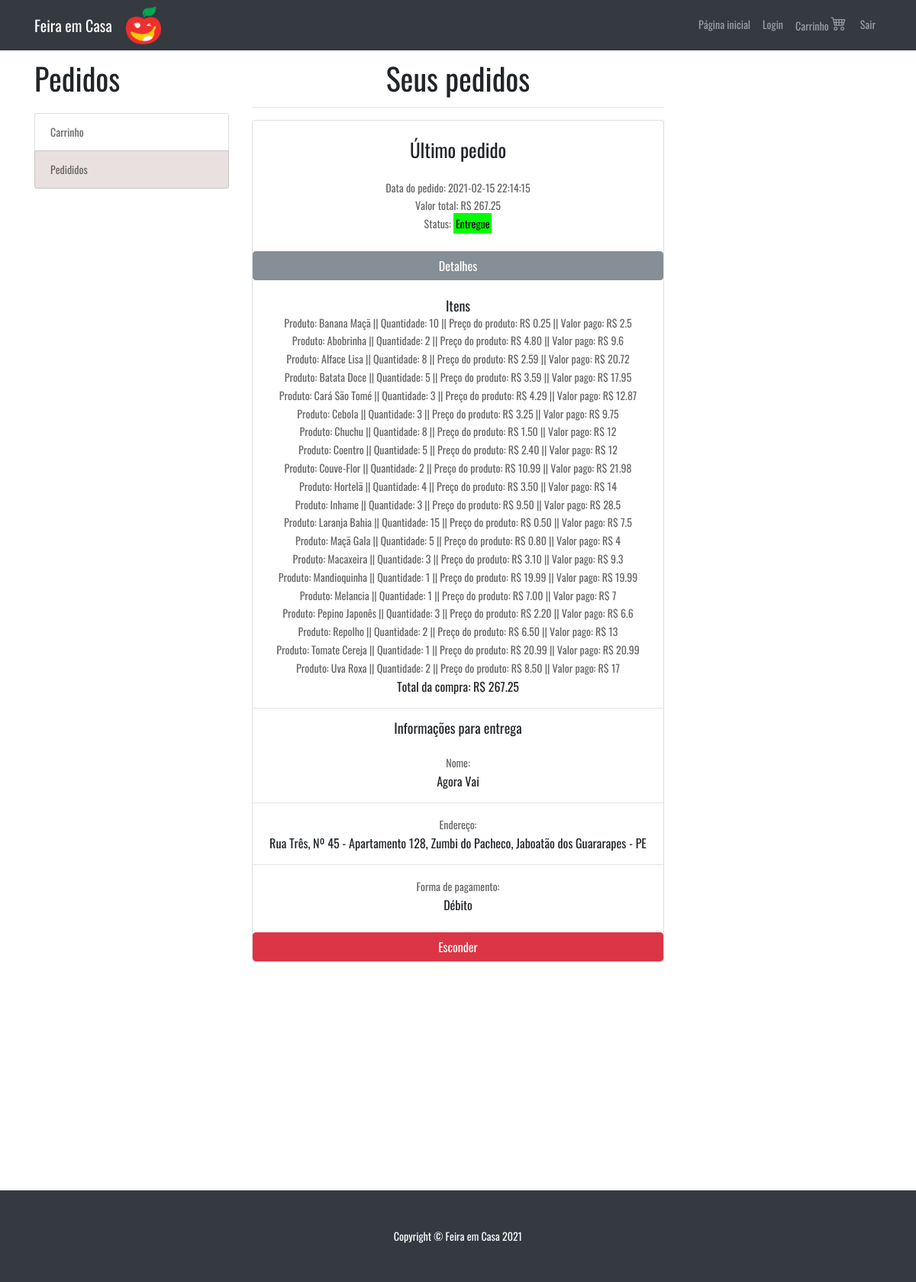
Screenshot of /pedidos.php?exibir=ok (signed in) with the database file from the repository.
### tables this page shows
CREATE TABLE `dados` (
  `ce_da_id` int(11) NOT NULL,
  `da_nome` varchar(500) NOT NULL,
  `da_email` varchar(500) NOT NULL,
  `da_rua` varchar(500) NOT NULL,
  `da_bairro` varchar(500) NOT NULL,
  `da_cidade` varchar(500) NOT NULL,
  `da_uf` varchar(2) NOT NULL,
  `da_casa` int(100) NOT NULL,
  `da_complemento` varchar(500) NOT NULL,
  `da_pagamento` varchar(100) NOT NULL,
  `da_data` datetime NOT NULL
);

### pedidos.php (the view, shortened to what this page needs)
<?php
require "nav.php";
require "conexao.php";
$us_id = $_SESSION['idusuario'];
$query_ = "SELECT * FROM carrinho WHERE ce_ca_id = '$us_id'";
$resultado = $conect->query($query_);
  $mendata = 0;
  if($resultado->num_rows > 0){
    while($row = $resultado->fetch_assoc()){
      $tempdata = $row['ca_data'];
      if($tempdata > $mendata){
        $mendata = $tempdata;
      }
    }
  }
$query_ = "SELECT * FROM carrinho WHERE ce_ca_id = '$us_id' AND ca_data = '$mendata'";
$resultado = $conect->query($query_);
$pedidos = array();
$total = 0;
if ($resultado->num_rows > 0) {
  while ($row = $resultado->fetch_assoc()) {
    $pedidos[] = "Produto: ".$row['ca_produto'] . " || Quantidade: " . $row['ca_quantidade'] . " || Preço do produto: R$ " . $row['ca_valor'] . " || Valor pago: R$ " . $row['ca_valor_pg'];
    $total = $row['ca_valor_pg'] + $total;
  }
} else {
  echo ( "<script>
        window.alert ('Você ainda não possui nenhum pedido!')
        window.location.href = 'index.php';
    </script> " );
}
?>
<!DOCTYPE html>
<html lang="pt-BR">
<head>
</head>
<body>
  <div class="container">
  <nav class="navbar navbar-expand-lg navbar-dark bg-dark fixed-top">
        <div class="container">
          <a class="navbar-brand" href="index.php">Feira em Casa</a>
          <a href="index.php"><img src="imagens/logo-75.png" alt="Logo" width="50"></a>
          <div class="collapse navbar-collapse" id="navbarResponsive">
            <ul class="navbar-nav ml-auto">
              <li class="nav-item">
                <a class="nav-link" href="index.php">Página inicial
                </a>
              </li>
              <li class="nav-item">
                <a class="nav-link" href="login.php">Login
                </a>
              </li>
              <li class="nav-item">
                <a class="nav-link" href="carrinho.php">Carrinho
                </a>
              </li>
              <li class="nav-item">
                <a class="nav-link" href="logoff.php">Sair
                </a>
              </li>
            </ul>
          </div>
        </div>
    </nav>
    <div class="row">
      <div class="col-lg-3">
          <h1 class="my-4">Pedidos</h1>
          <div class="list-group">
              <a href="carrinho.php" class="list-group-item">Carrinho</a>
              <a href="pedidos.php" class="list-group-item" style="background-color: #E8E1DF;">Pedididos</a>
          </div>
      </div>
      <div class="col-lg-9">
        <div class="row">
          <div style="text-align:center" class=" center col-md-8 mb-6">
            <br>
            <h1>Seus pedidos</h1>
            <hr>
            <div class="card">
              <br>
              <h2 style="font-size: 25px;">Último pedido</h2>
              <br>
              <?php
              $us_id = $_SESSION['idusuario'];
              $query_ = "SELECT * FROM dados WHERE ce_da_id = '$us_id'";
              $resultado = $conect->query($query_);
                $mdata = 0;
              if($resultado->num_rows > 0){
                while($row = $resultado->fetch_assoc()){
                  $tdata = $row['da_data'];
                  if($tdata > $mdata){
                    $mdata = $tdata;
                  }
                }
              }
              $query_ = "SELECT * FROM dados WHERE da_data = '$mdata'";
              $resultado = $conect->query($query_);
              if($resultado->num_rows > 0){
                while($row = $resultado->fetch_assoc()){
                echo '<p>Data do pedido: '.$row['da_data'].'<br> Valor total: R$ '.$total.'</P>';
                $nome = $row['da_nome'];
                $rua = $row['da_rua'];
                $bairro = $row['da_bairro'];
                $casa = $row['da_casa'];
                $complemento = $row['da_complemento'];
                $cidade = $row['da_cidade'];
                $uf = $row['da_uf'];
                $fpg = $row['da_pagamento'];
                }
              }
              ?>
              <p>Status: <mark style="background-color: #00FF00;">Entregue</mark></p>
              <br>
              <a href="exibir.php" class="btn btn-secondary">Detalhes</a>
              <?php
                if (isset($_GET['exibir']) && $_GET['exibir'] == 'ok') { ?>
                <br>
                <h3 style="font-size: 18px;">Itens</h3>
                <?php
                  for ($i = 0, $size = count($pedidos); $i < $size; ++$i){
                  echo ('<p>'.$pedidos[$i].'</p>');
                  }
                  echo ("Total da compra: R$ $total");
              ?>
              <hr>
              <h3 style="font-size: 18px;">Informações para entrega</h3>
                  <br>
              <?php
                echo "<p>Nome: </p>$nome";
                ?>
                <hr>
                <?php
                echo "<p>Endereço: </p>$rua, Nº $casa - $complemento, $bairro, $cidade - $uf";
                ?>
                <hr>
                <?php
                echo "<p>Forma de pagamento: </p>$fpg";
                ?>
                <br>
                <br>
                <a href="esconder.php" class="btn btn-danger">Esconder</a>
              <?php
                 }
              ?>
            </div>
          </div>
        </div>
      </div>
    </div>
  </div>
  <br>
    <footer class="py-5 bg-dark" style="margin-top: 275px;">
    <div class="container">
      <p class="m-0 text-center text-white">Copyright &copy; Feira em Casa 2021</p>
    </div>
  </footer>
</body>
</html>

### css/shop-homepage.css (style rules this page uses)
body { padding-top: 56px; }

### css/main.css (style rules this page uses)
* { margin: 0px; padding: 0px; box-sizing: border-box; }
body, html { height: 100%; font-family: Oswald-Regular, sans-serif; }
a { font-family: Oswald-Regular; font-size: 14px; line-height: 1.7; color: #666666; margin: 0px; transition: all 0.4s; -webkit-transition: all 0.4s; -o-transition: all 0.4s; -moz-transition: all 0.4s; }
h1,h2,h3,h4,h5,h6 { margin: 0px; }
p { font-family: Oswald-Regular; font-size: 14px; line-height: 1.7; color: #666666; margin: 0px; }
ul, li { margin: 0px; list-style-type: none; }

### rows the page displays
dados: da_data "2021-02-15 22:14:15", total "267.25", da_nome "Agora Vai", da_rua "Rua Três", da_casa "45", da_complemento "Apartamento 128", da_bairro "Zumbi do Pacheco", da_cidade "Jaboatão dos Guararapes", da_uf "PE", da_pagamento "Débito"

### other values shown
$pedidos[$i] "Produto: Banana Maçã || Quantidade: 10 || Preço do produto: R$ 0.25 || Valor pago: R$ 2.5"
$pedidos[$i] "Produto: Abobrinha || Quantidade: 2 || Preço do produto: R$ 4.80 || Valor pago: R$ 9.6"
$pedidos[$i] "Produto: Alface Lisa || Quantidade: 8 || Preço do produto: R$ 2.59 || Valor pago: R$ 20.72"
$pedidos[$i] "Produto: Batata Doce || Quantidade: 5 || Preço do produto: R$ 3.59 || Valor pago: R$ 17.95"
$pedidos[$i] "Produto: Cará São Tomé || Quantidade: 3 || Preço do produto: R$ 4.29 || Valor pago: R$ 12.87"
$pedidos[$i] "Produto: Cebola || Quantidade: 3 || Preço do produto: R$ 3.25 || Valor pago: R$ 9.75"
$pedidos[$i] "Produto: Chuchu || Quantidade: 8 || Preço do produto: R$ 1.50 || Valor pago: R$ 12"
$pedidos[$i] "Produto: Coentro || Quantidade: 5 || Preço do produto: R$ 2.40 || Valor pago: R$ 12"
$pedidos[$i] "Produto: Couve-Flor || Quantidade: 2 || Preço do produto: R$ 10.99 || Valor pago: R$ 21.98"
$pedidos[$i] "Produto: Hortelã || Quantidade: 4 || Preço do produto: R$ 3.50 || Valor pago: R$ 14"
$pedidos[$i] "Produto: Inhame || Quantidade: 3 || Preço do produto: R$ 9.50 || Valor pago: R$ 28.5"
$pedidos[$i] "Produto: Laranja Bahia || Quantidade: 15 || Preço do produto: R$ 0.50 || Valor pago: R$ 7.5"
$pedidos[$i] "Produto: Maçã Gala || Quantidade: 5 || Preço do produto: R$ 0.80 || Valor pago: R$ 4"
$pedidos[$i] "Produto: Macaxeira || Quantidade: 3 || Preço do produto: R$ 3.10 || Valor pago: R$ 9.3"
$pedidos[$i] "Produto: Mandioquinha || Quantidade: 1 || Preço do produto: R$ 19.99 || Valor pago: R$ 19.99"
